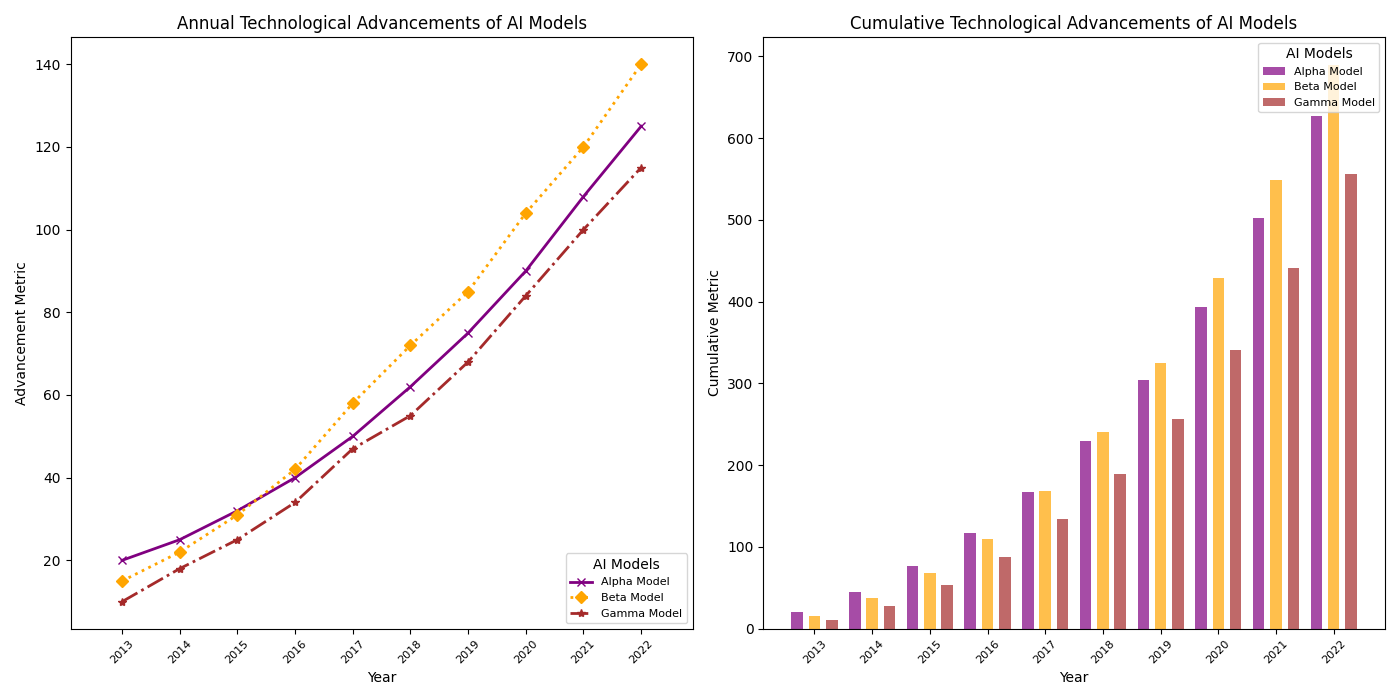

Write the Python code that produced this figure.
import matplotlib.pyplot as plt
import numpy as np

years = np.arange(2013, 2023)

alpha_advancement = np.array([20, 25, 32, 40, 50, 62, 75, 90, 108, 125])
beta_advancement = np.array([15, 22, 31, 42, 58, 72, 85, 104, 120, 140])
gamma_advancement = np.array([10, 18, 25, 34, 47, 55, 68, 84, 100, 115])

alpha_cumulative = np.cumsum(alpha_advancement)
beta_cumulative = np.cumsum(beta_advancement)
gamma_cumulative = np.cumsum(gamma_advancement)

fig, (ax1, ax2) = plt.subplots(1, 2, figsize=(14, 7), sharex=True)

ax1.plot(years, alpha_advancement, label='Alpha Model', color='purple', marker='x', linestyle='-', linewidth=2)
ax1.plot(years, beta_advancement, label='Beta Model', color='orange', marker='D', linestyle=':', linewidth=2)
ax1.plot(years, gamma_advancement, label='Gamma Model', color='brown', marker='*', linestyle='-.', linewidth=2)

ax1.set_title('Annual Technological Advancements of AI Models', fontsize=12)
ax1.set_xlabel('Year', fontsize=10)
ax1.set_ylabel('Advancement Metric', fontsize=10)
ax1.legend(title='AI Models', loc='lower right', fontsize=8)
ax1.grid(False)
ax1.set_xticks(years)
ax1.set_xticklabels(years, rotation=45, fontsize=8)

ax2.bar(years - 0.3, alpha_cumulative, width=0.2, color='purple', alpha=0.7, label='Alpha Model')
ax2.bar(years, beta_cumulative, width=0.2, color='orange', alpha=0.7, label='Beta Model')
ax2.bar(years + 0.3, gamma_cumulative, width=0.2, color='brown', alpha=0.7, label='Gamma Model')

ax2.set_title('Cumulative Technological Advancements of AI Models', fontsize=12)
ax2.set_xlabel('Year', fontsize=10)
ax2.set_ylabel('Cumulative Metric', fontsize=10)
ax2.legend(title='AI Models', loc='upper right', fontsize=8)
ax2.grid(False)
ax2.set_xticks(years)
ax2.set_xticklabels(years, rotation=45, fontsize=8)

plt.tight_layout()
plt.show()
